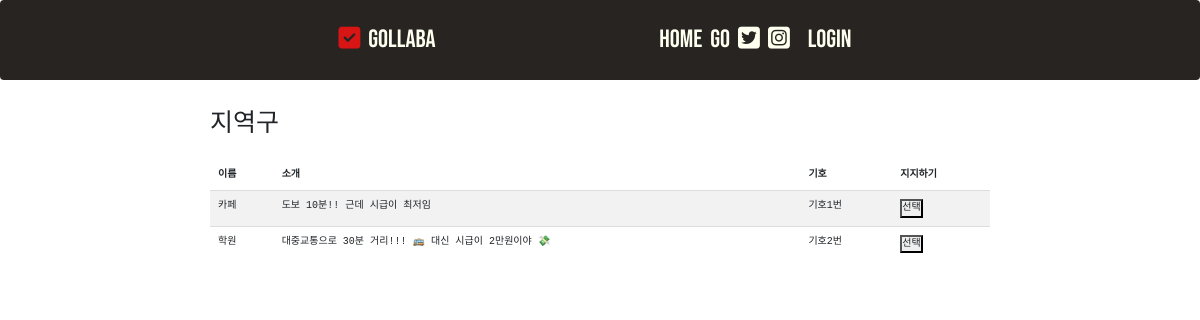
The app's page /index/areas/1/ with its own data.
### elections/models.py (models this page shows, shortened)
class Candidate(models.Model):
    name = models.CharField(max_length=10)
    introduction = models.TextField()
    area = models.IntegerField(default=0)
    party_number = models.IntegerField(default=1)
    id = models.AutoField(primary_key=True)

### elections/views.py (the view)
# urls.py: path('index/areas/<int:area>/', elections.views.areas, name="areas"),
def areas(request, area):
    today = datetime.datetime.now()
    try :
        poll = Poll.objects.get(area=area) #Poll에는 area값만 있음.
        candidates = Candidate.objects.filter(area = area) # Candidate의 area와 매개변수 area가 같은 객체만 불러오기
    except:
        poll = None
        candidates = None
    context = {'candidates': candidates, 'area' : area, 'poll' : poll }
    return render(request, 'elections/area.html', context)

### elections/templates/elections/area.html (shortened to what this page needs)
{%load static%}
<!DOCTYPE html>
<html lang="en">
<head>
  <link rel="stylesheet" href="http://maxcdn.bootstrapcdn.com/bootstrap/3.3.6/css/bootstrap.min.css">
  <link rel="stylesheet" href="https://cdn.jsdelivr.net/npm/bootstrap-icons@1.5.0/font/bootstrap-icons.css">
  <link rel="stylesheet" href="https://stackpath.bootstrapcdn.com/bootstrap/4.1.3/css/bootstrap.min.css">
  <link rel="stylesheet" href="{% static 'css/main.css' %}">
</head>
<body>
    <nav class="navbar">
        <ul class="navbar_logo">
            <li><a href="#"><i class="fas fa-check-square"></i></a></li>
            <li><a href="#" id="rr">Gollaba</a></li>
        </ul>
        <ul class="navbar_menu">
            <li><a href="#">HOME</a></li>
            <li><a href="#">GO</a></li>
            <li><a href="#"><i class="fab fa-twitter-square"></i></a></li>
            <li><a href="#"><i class="fab fa-instagram-square"></i></a></li>
            {% if not user.is_authenticated %}
            <li class="nav-item">
              <a class="nav-link" href="{% url 'login' %}">Login</a>
            </li>
            {% endif %}
    </nav>
          <div class="container" style="backgound-color:#F5F4F2; font-family:'Courier New', Courier, monospace;
          height: auto; width: 800px; margin: auto; padding: 10px;">
                <h1>지역구</h1>
                <br>
                {% if poll %}
                    <table class="table table-striped">
                        <thead>
                        <tr>
                            <td><B>이름</B></td>
                            <td><B>소개</B></td>
                            <td><B>기호</B></td>
                            <td><B>지지하기</B></td>
                        </tr>
                        </thead>
                        <tbody>
                        {% for candidate in candidates %}
                        <tr>
                            <td> {{candidate.name}}</td>
                            <td> {{candidate.introduction}}</td>
                            <td> 기호{{candidate.party_number}}번 </td>
                            <td>
                                <form action = "/polls/{{poll.id}}/" method = "post">
                                    <button name="choice" value="{{candidate.id}}">선택</button>
                                </form>
                            </td>
                        </tr>
                        {% endfor %}
                    </table>
                {% else %}
                여론조사가 없습니다
                {% endif %}
            </div>
</body>

### blog/static/css/main.css (style rules this page uses)
* { list-style: none; text-decoration: none; margin: 0px; padding: 0px; }
.navbar { font-family: 'Bebas Neue', cursive; display: flex; justify-content: space-around; align-items: center; width: 100%; height: 80px; background-color: #272422; font-size: 25px; text-align: center; }
.navbar_logo { display : flex; list-style: none; margin: 0; }
.navbar_logo li { padding: 4px; margin: 0; }
.navbar_logo li a { color: #D71514; margin: 0; }
#rr { color: ivory; }
.navbar_menu { display : flex; list-style: none; margin:0; justify-content: center; text-align: center; align-items: center; }
.navbar_menu li { padding: 4px; margin: 0; text-align: center; justify-content: center; align-items: center; }
.navbar_menu li a { color: ivory; }
.nav-link { margin:0; justify-content: center; text-align: center; align-items: center; }
.nav-item { margin:0; justify-content: center; text-align: center; align-items: center; }

### records on screen
Candidate: name "카페", introduction "도보 10분!! 근데 시급이 최저임", party_number "1"
Candidate: name "학원", introduction "대중교통으로 30분 거리!!! 🚌 대신 시급이 2만원이야 💸", party_number "2", {{ candidate.id }} 3 (drawn)
